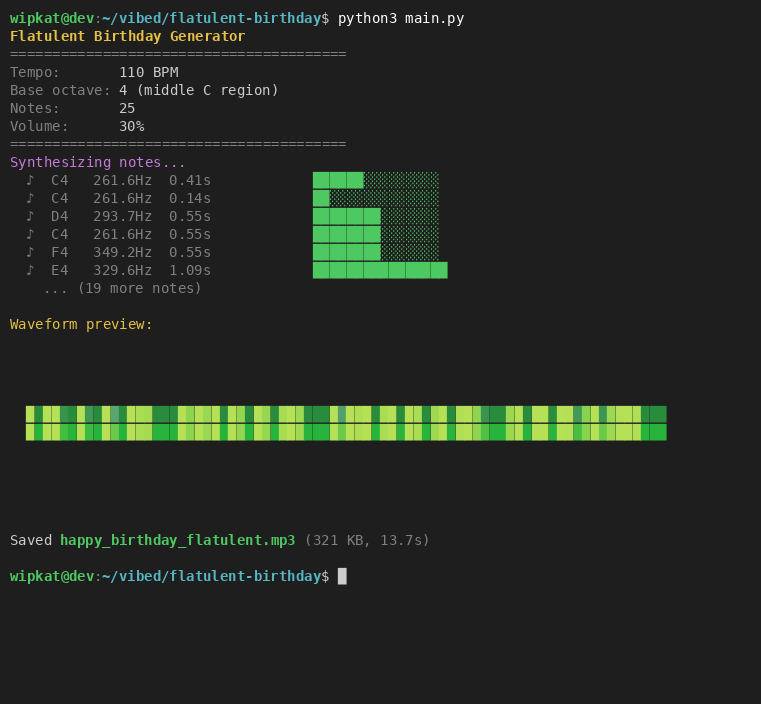

Source code (Python):
"""
Generate a screenshot.png that looks like a photo of the running application.

Since this is a command-line audio application, we simulate the terminal output
showing the program running and generating the MP3, along with a waveform
visualization of the generated audio.
"""

import numpy as np
from PIL import Image, ImageDraw, ImageFont

from melody import happy_birthday
from renderer import render_song


def generate_screenshot():
    font_path = "/usr/share/fonts/truetype/dejavu/DejaVuSansMono.ttf"
    font_size = 14
    font = ImageFont.truetype(font_path, font_size)
    bold_font = ImageFont.truetype(font_path.replace("Mono.ttf", "Mono-Bold.ttf"), font_size)

    cell_w = font.getlength("M")
    cell_h = font_size + 4

    cols = 88
    rows = 38

    bg_color = (30, 30, 30)
    fg_color = (204, 204, 204)
    green = (78, 201, 98)
    yellow = (229, 192, 68)
    cyan = (86, 182, 194)
    magenta = (198, 120, 221)
    dim = (128, 128, 128)
    white = (255, 255, 255)

    img_w = int(cols * cell_w) + 20
    img_h = int(rows * cell_h) + 20
    img = Image.new("RGB", (img_w, img_h), bg_color)
    draw = ImageDraw.Draw(img)

    def put(row, col, text, color=fg_color, use_font=None):
        x = 10 + int(col * cell_w)
        y = 10 + int(row * cell_h)
        draw.text((x, y), text, fill=color, font=use_font or font)

    # Terminal prompt and command
    r = 0
    put(r, 0, "wipkat@dev", green, bold_font)
    put(r, 10, ":", dim)
    put(r, 11, "~/vibed/flatulent-birthday", cyan, bold_font)
    put(r, 37, "$ ", fg_color)
    put(r, 39, "python3 main.py", white)
    r += 1

    # Program output
    put(r, 0, "Flatulent Birthday Generator", yellow, bold_font)
    r += 1
    put(r, 0, "=" * 40, dim)
    r += 1
    put(r, 0, "Tempo:       ", dim)
    put(r, 13, "110 BPM", fg_color)
    r += 1
    put(r, 0, "Base octave: ", dim)
    put(r, 13, "4 (middle C region)", fg_color)
    r += 1
    put(r, 0, "Notes:       ", dim)
    put(r, 13, "25", fg_color)
    r += 1
    put(r, 0, "Volume:      ", dim)
    put(r, 13, "30%", fg_color)
    r += 1
    put(r, 0, "=" * 40, dim)
    r += 1

    # Synthesis progress
    notes_data = happy_birthday(base_octave=4, tempo_bpm=110.0)
    put(r, 0, "Synthesizing notes...", magenta)
    r += 1

    # Show a few individual note synth lines
    note_names = [
        "C4", "C4", "D4", "C4", "F4", "E4",
        "C4", "C4", "D4", "C4", "G4", "F4",
        "C4", "C4", "C5", "A4", "F4", "E4", "D4",
        "A#4", "A#4", "A4", "F4", "G4", "F4",
    ]
    for i in range(min(6, len(note_names))):
        freq, dur = notes_data[i]
        bar_len = int(dur * 15)
        bar = "█" * bar_len + "░" * (15 - bar_len)
        put(r, 2, f"♪ {note_names[i]:>3s}  {freq:6.1f}Hz  {dur:.2f}s  ", dim)
        put(r, 36, bar, green)
        r += 1

    put(r, 2, f"  ... ({len(notes_data) - 6} more notes)", dim)
    r += 1
    r += 1

    # Waveform visualization
    put(r, 0, "Waveform preview:", yellow)
    r += 1

    # Generate actual audio for visualization
    audio = render_song(notes_data, master_volume=0.3)
    # Downsample for display: show ~76 columns worth
    display_cols = 76
    waveform_rows = 10
    chunk_size = len(audio) // display_cols

    # Build a simple ASCII waveform
    for wr in range(waveform_rows):
        line_chars = []
        line_colors = []
        threshold_top = 1.0 - (wr / waveform_rows) * 2
        threshold_bot = 1.0 - ((wr + 1) / waveform_rows) * 2

        for c in range(display_cols):
            start = c * chunk_size
            end = start + chunk_size
            chunk = audio[start:end]
            peak_max = np.max(chunk) if len(chunk) > 0 else 0
            peak_min = np.min(chunk) if len(chunk) > 0 else 0

            if peak_max >= threshold_top and threshold_top >= 0:
                line_chars.append("█")
                intensity = min(1.0, abs(peak_max) * 3)
                line_colors.append((
                    int(40 + 158 * intensity),
                    int(180 + 50 * intensity),
                    int(60 + 30 * intensity),
                ))
            elif peak_min <= threshold_bot and threshold_bot <= 0:
                line_chars.append("█")
                intensity = min(1.0, abs(peak_min) * 3)
                line_colors.append((
                    int(40 + 120 * intensity),
                    int(140 + 60 * intensity),
                    int(60 + 130 * intensity),
                ))
            elif threshold_top >= 0 and threshold_bot <= 0:
                line_chars.append("─")
                line_colors.append(dim)
            else:
                line_chars.append(" ")
                line_colors.append(bg_color)

        for c, (ch, col) in enumerate(zip(line_chars, line_colors)):
            put(r, 2 + c, ch, col)
        r += 1

    r += 1
    put(r, 0, "Saved ", fg_color)
    put(r, 6, "happy_birthday_flatulent.mp3", green, bold_font)
    put(r, 34, " (321 KB, 13.7s)", dim)
    r += 1
    r += 1
    put(r, 0, "wipkat@dev", green, bold_font)
    put(r, 10, ":", dim)
    put(r, 11, "~/vibed/flatulent-birthday", cyan, bold_font)
    put(r, 37, "$ ", fg_color)
    put(r, 39, "█", fg_color)

    img.save("/home/wipkat/vibed/flatulent-birthday/screenshot.png")
    print("Saved screenshot.png")


if __name__ == "__main__":
    generate_screenshot()
